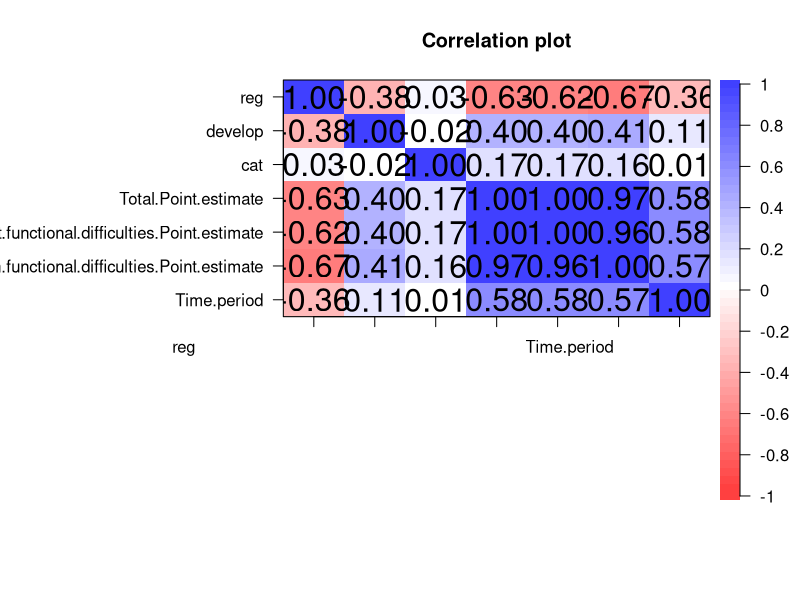
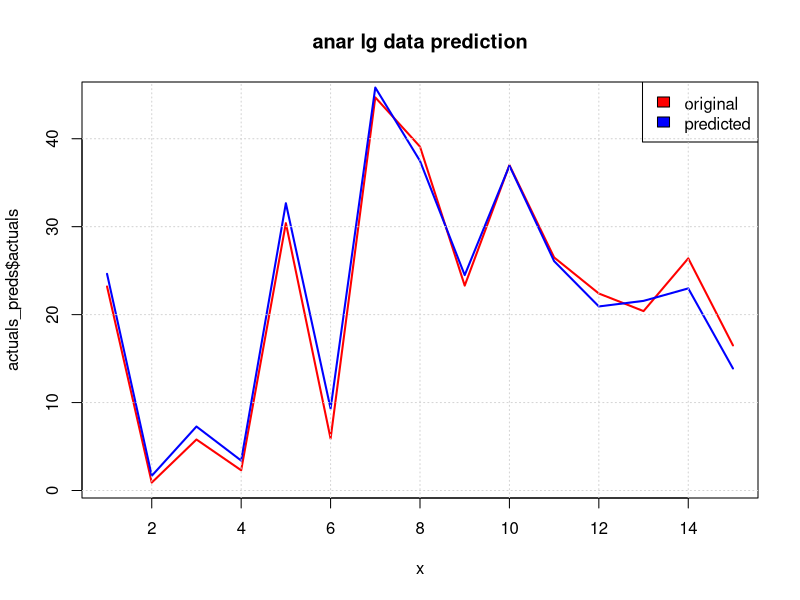

Generate these figures, in order, with R:
library(psych)
library(caret)
library(dplyr)
library(car)
library(Metrics)

num=read.csv("Numeracy.csv")
dt4=subset(num,select = c(reg,develop,cat,
                           Total.Point.estimate,Children.without.functional.difficulties.Point.estimate,
                           Children.with.functional.difficulties.Point.estimate,Time.period))
corPlot(cor(dt4))

set.seed(4)
split1<- sample(c(rep(0, 0.7 * nrow(dt4)), rep(1, 0.3 * nrow(dt4))))
table(split1)
train=dt4[split1==0,]
test=dt4[split1==1,]

model=lm(Children.with.functional.difficulties.Point.estimate~.,data = train)
dtPred=predict(model,test)

actuals_preds <- data.frame(cbind(actuals=test$Children.with.functional.difficulties.Point.estimate, predicteds=dtPred))

mse = mean((actuals_preds$actuals - actuals_preds$predicteds)^2)
mae = MAE(actuals_preds$actuals, actuals_preds$predicteds)
rmse = RMSE(actuals_preds$actuals, actuals_preds$predicteds)

cat("MSE: ", mse, "MAE: ", mae, " RMSE: ", rmse)
#MSE:  3.362399 MAE:  1.570943  RMSE:  1.833684

x = 1:length(actuals_preds$actuals)
plot(x, actuals_preds$actuals, col = "red", type = "l", lwd=2,
     main = "anar lg data prediction")
lines(x, actuals_preds$predicteds, col = "blue", lwd=2)
legend("topright",  legend = c("original", "predicted"), 
       fill = c("red", "blue"), col = 2:3,  adj = c(0, 0.6))
grid()
cor(actuals_preds)
#              actuals predicteds
# actuals    1.0000000  0.9904663
# predicteds 0.9904663  1.0000000

summary(model)
# Call:
#   lm(formula = Children.with.functional.difficulties.Point.estimate ~ 
#        ., data = train)
# 
# Residuals:
#   Min      1Q  Median      3Q     Max 
# -7.2339 -0.9878  0.0948  0.9286  6.7373 
# 
# Coefficients:
#   Estimate Std. Error t value Pr(>|t|)    
# (Intercept)                                             -829.43432 1481.68337  -0.560    0.580    
# reg                                                        0.04618    0.38492   0.120    0.905    
# develop                                                    0.31325    0.93623   0.335    0.740    
# cat                                                       -0.83863    1.10780  -0.757    0.455    
# Total.Point.estimate                                       5.31145    0.74679   7.112 5.43e-08 ***
#   Children.without.functional.difficulties.Point.estimate   -4.38089    0.71921  -6.091 9.47e-07 ***
#   Time.period                                                0.41155    0.73425   0.561    0.579    
# ---
#   Signif. codes:  0 '***' 0.001 '**' 0.01 '*' 0.05 '.' 0.1 ' ' 1
# 
# Residual standard error: 3.07 on 31 degrees of freedom
# Multiple R-squared:  0.976,	Adjusted R-squared:  0.9713 
# F-statistic: 210.1 on 6 and 31 DF,  p-value: < 2.2e-16
